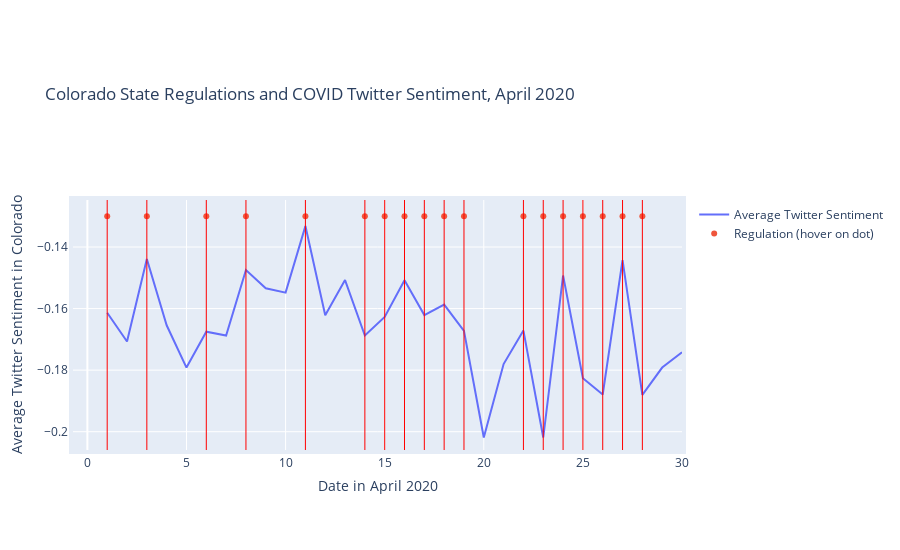

Notebook cell for this chart:
### Markdown cell above
Plotly can give us an interactive version

### Code cell
fig = go.Figure(data=go.Scatter(x=colorado_sentiment['date'], y=colorado_sentiment['sentiment'], name='Average Twitter Sentiment'))

#https://plotly.com/python/horizontal-vertical-shapes/
#https://plotly.com/python/hover-text-and-formatting/#customizing-hover-text-with-plotly-express

#add a dummy variable to plot events
fig.add_trace(go.Scatter(x=colorado_regulations['short_start_date'], y=[-0.13]*len(colorado_regulations), mode='markers', hoverinfo = 'text', hovertemplate ='<b>Regulation(s), %{x}/04/2020</b>:<br>'+'%{text}'+'<extra></extra>', text = colorado_regulations['description'], name='Regulation (hover on dot)'))

for date in start_dates:
    date = int(date)
    fig.add_vline(x=date, line_width=1, line_color="red")

fig.update_layout(
    title="Colorado State Regulations and COVID Twitter Sentiment, April 2020",
    xaxis_title="Date in April 2020",
    yaxis_title="Average Twitter Sentiment in Colorado",
    width=900,
    height=550,
    margin=dict(
        l=50,
        r=50,
        b=100,
        t=200,
        pad=4
    )
    )
fig.show()

### Figure 1 — Plotly figure (JSON) as saved in the notebook; plotly's stock layout.template omitted (floating-point values rounded to 4 significant figures)
{"data": [{"name": "Average Twitter Sentiment", "type": "scatter", "x": [1, 2, 3, 4, 5, 6, 7, 8, 9, 10, 11, 12, 13, 14, 15, 16, 17, 18, 19, 20, 21, 22, 23, 24, 25, 26, 27, 28, 29, 30], "y": [-0.1614, -0.1707, -0.1439, -0.1654, -0.1792, -0.1675, -0.1688, -0.1475, -0.1534, -0.1548, -0.1332, -0.1622, -0.1507, -0.1688, -0.1627, -0.1508, -0.1621, -0.1587, -0.1673, -0.2019, -0.178, -0.1671, -0.2019, -0.1493, -0.1826, -0.1879, -0.1443, -0.1881, -0.1792, -0.1742]}, {"hoverinfo": "text", "hovertemplate": "<b>Regulation(s), %{x}/04/2020</b>:<br>%{text}<extra></extra>", "mode": "markers", "name": "Regulation (hover on dot)", "text": ["United States, on April 1, Colorado Governor signed an Executive Order<br>\"expanding the use of telehealth services. This will increase the<br>capacity of the state’s health care system, help preserve critical<br>personal protective equipment needed for medical professionals on the<br>front lines, and allow Coloradans to meet with a doctor remotely.\"<br>Expires after 30 days unless extended.<br><br>United States, on April<br>1, Colorado Governor signed an Executive Order \"expanding the use of<br>telehealth services. This will increase the capacity of the state’s<br>health care system, help preserve critical personal protective<br>equipment needed for medical professionals on the front lines, and<br>allow Coloradans to meet with a doctor remotely.\" Expires after 30<br>days unless extended.<br><br>United States, \"Colorado securing medical<br>supplies for coronavirus surge since feds can’t keep up, Governor<br>Jared Polis says\" April 1<br><br>United States, \"Colorado securing<br>medical supplies for coronavirus surge since feds can’t keep up,<br>Governor Jared Polis says\" April 1<br><br>United States, \"Colorado<br>securing medical supplies for coronavirus surge since feds can’t keep<br>up, Governor Jared Polis says\" April 1<br><br>United States, Colorado<br>Governor \"orders Hobby Lobby to close all stores in state after<br>retailer defied stay-at-home directive\" April 1", "United States, Colorado Governor asks \"all Colorado residents to wear<br>non-medical cloth face masks when going out in public\" April<br>3<br><br>United States, Colorado Department Public Health and the<br>Environment announced \"Due to the unique issues related to supply<br>chain, financing, contract deadlines, and public need, construction<br>may continue under Governor Polis’ stay-at-home order as long as<br>Social Distancing Requirements are followed on construction worksites\"<br>\"The state suggests reducing crew sizes and possibly deferring non-<br>urgent work to reduce risks\" April 3", "Glenwood Springs, CO:  the Glenwood Springs City Council on April 6<br>voted to order all residents over the age of 2 to wear masks or face<br>coverings while inside any place open to the public, and in outdoor<br>spaces where 6-foot social distancing can’t be maintained. Penalties<br>include fines up to $1,000 and up to a year in jail.", "Initially, the Governor of Colorado, United States, declared a state<br>of emergency March 10. But, the new Executive Order, which was<br>introduced on April 8,  extended it expire thirty (30) days from April<br>8, 2020<br><br>United States, Colorado Governor \"announced new online<br>resources for Coloradans in the form of<br>https://stayathomeco.colorado.gov/ which includes free resources to<br>support Coloradans while they are at home, from wellness, to services,<br>to education, to entertainment and more.\"", "United States, Colorado Governor \"signed an Executive Order today<br>suspending certain regulatory statutes concerning juvenile justice,<br>regional centers, and behavioral health to provide the Colorado<br>Department of Human Services (CDHS) with flexibility to respond to the<br>COVID-19 pandemic.\"", "Colorado, United Stares, Governor \"orders all ski resorts to close for<br>at least a week\" starting March 14<br><br>Colorado, United Stares,<br>Governor \"orders all ski resorts to close for at least a week\"<br>starting March 14<br><br>Colorado, United Stares, Governor \"orders all<br>ski resorts to close for at least a week\" starting March<br>14<br><br>Colorado, United Stares, Governor \"orders all ski resorts to<br>close for at least a week\" starting March 14<br><br>United States,<br>Colorado Supreme Court Chief Justice Nathan Coats orders that \"nearly<br>all Colorado jury trials will be postponed until April and local<br>courts are encouraged to postpone non-essential hearings or hold them<br>by phone\"", "United States, Colorado Governor issues an Executive Order<br>\"temporarily suspends statute concerning bans on open burning to give<br>boards of county commissioners broader discretion and more flexibility<br>to implement restrictions on open burning that will decrease the risk<br>of fire and enable firefighters and other first responders to<br>participate in the COVID-19 response efforts throughout the State.\"<br>April 15", "United Sates, Colorado Governor closes bars and restaurants with the<br>exception of delivery and take away March 16<br><br>United Sates,<br>Colorado Governor closes bars and restaurants with the exception of<br>delivery and take away March 16", "Colorado, United Stares, Governor announced on March 16 that it will<br>\"closes bars, restaurants, theaters and gyms in fight against<br>coronavirus\" starting March 17, effective for 30<br>days.<br><br>Colorado, United Stares, Governor announced on March 16<br>that it will \"closes bars, restaurants, theaters and gyms in fight<br>against coronavirus\" starting March 17, effective for 30<br>days.<br><br>Colorado, United Stares, Governor announced on March 16<br>that it will \"closes bars, restaurants, theaters and gyms in fight<br>against coronavirus\" starting March 17, effective for 30<br>days.<br><br>Colorado, United Stares, Governor announced on March 16<br>that it will \"closes bars, restaurants, theaters and gyms in fight<br>against coronavirus\" starting March 17, effective for 30<br>days.<br><br>United States, Colorado Governor announced on March 16<br>that \"all DMV and Department of Revenue offices will be closed until<br>April 18\" effective March 17.", "United States, Colorado, Denver preparing to use Colorado Convention<br>Center as a hospital beginning April 18.", "United States, Colorado Governor announced on March 18 that the state<br>Department of Public Health and Environment  has issued a public<br>health order that goes into effect March 19 to \"limit all mass<br>gatherings to no more than 10 people for the next 30 days unless<br>otherwise extended\"", "The governor directed all P-12 schools to suspend normal in-person<br>instruction from March 23, 2020 until the end of the scheduled<br>2019-2020 regular school year (May 29th). This Executive Order applies<br>to all students and employees of P-12 schools in the State of<br>Colorado, with the exception of those emergency or other critical<br>personnel designated as essential, or whose presence is otherwise<br>deemed necessary, by the appropriate school official.<br><br>The<br>governor directed all P-12 schools to suspend normal in-person<br>instruction from March 23, 2020 until the end of the scheduled<br>2019-2020 regular school year (May 29th). This Executive Order applies<br>to all students and employees of P-12 schools in the State of<br>Colorado, with the exception of those emergency or other critical<br>personnel designated as essential, or whose presence is otherwise<br>deemed necessary, by the appropriate school official.<br><br>The<br>governor directed all P-12 schools to suspend normal in-person<br>instruction from March 23, 2020 until the end of the scheduled<br>2019-2020 regular school year (May 29th). This Executive Order applies<br>to all students and employees of P-12 schools in the State of<br>Colorado, with the exception of those emergency or other critical<br>personnel designated as essential, or whose presence is otherwise<br>deemed necessary, by the appropriate school official.<br><br>The<br>governor directed all P-12 schools to suspend normal in-person<br>instruction from March 23, 2020 until the end of the scheduled<br>2019-2020 regular school year (May 29th). This Executive Order applies<br>to all students and employees of P-12 schools in the State of<br>Colorado, with the exception of those emergency or other critical<br>personnel designated as essential, or whose presence is otherwise<br>deemed necessary, by the appropriate school official.", "United States, Colorado Governor suspends all nonessential surgeries<br>and medical procedures in order to free up equipment from March 23 to<br>April 14<br><br>United States, Colorado Governor suspends all<br>nonessential surgeries and medical procedures in order to free up<br>equipment from March 23 to April 14. Extended until April 26.", "United States, Colorado Governor Jared Polis ordered \"non-essential<br>businesses to reduce the number of people physically present in the<br>workplace by 50 percent, and more if possible\" March 22<br><br>United<br>States, Colorado Governor Jared Polis ordered \"non-essential<br>businesses to reduce the number of people physically present in the<br>workplace by 50 percent, and more if possible\" March 22<br><br>United<br>States, Colorado Governor issued a statewide \"stay at home\" order,<br>requiring residents to avoid unnecessary travel or mingling with<br>others outside their households. Beginning March 26 until April<br>11.<br><br>United States, Colorado Governor issued a statewide \"stay<br>at home\" order, requiring residents to avoid unnecessary travel or<br>mingling with others outside their households. Beginning March 26<br>until April 26.<br><br>United States, Colorado \"liquor stores and<br>recreational marijuana shops deemed non-essential businesses\" and<br>forced to close March 23", "United States, Colorado governor signs executive order D 2020 015 that<br>authorises \"certain state agencies to issue “emergency rules”<br>extending the expiration dates of licenses and other documents because<br>of coronaviurs. It aims to “limit in-person renewals and enable state<br>agencies to better respond to COVID-19,”\"", "United States, Colorado Governor \"ordering the temporary suspension of<br>certain statutes preventing county clerk and recorder offices from<br>issuing marriage licenses when county clerk and recorder offices are<br>closed to the public due to COVID-19. Extended until April 30. This<br>extension will enable Coloradans to obtain marriage licenses while<br>observing social distancing guidelines and minimizing the risk of<br>spreading COVID-19.\"", "United States, Colorado Governor signs executive order to suspend the<br>personal appearance requirement before notarial officers to perform<br>notarizations for 30 days.<br><br>Wheat Ridge, CO: The first mask<br>mandate in the metro area went into effect April 27, with anyone<br>entering a grocery store or other retail businesses in Wheat Ridge<br>required to wear a non-medical face covering under an order from City<br>Manager Patrick Goff. People who fail to comply can be charged with a<br>misdemeanor, city officials said.The order runs through May<br>30<br><br>As of April 27,2020 in Aspen, CO: The Aspen City Council on<br>April 27 adopted a public health order requiring masks or other cloth,<br>non-medical face coverings be worn by anyone older than 2 inside all<br>businesses and in any outdoor spaces where 6-foot social distancing<br>isn’t possible.", "United States, Colorado Department of Transportation suspended its<br>Bustang and Outrider bus service for all routes throughout the state<br>until at least April 11"], "type": "scatter", "x": ["01", "03", "06", "08", "11", "14", "15", "16", "17", "18", "19", "22", "23", "24", "25", "26", "27", "28"], "y": [-0.13, -0.13, -0.13, -0.13, -0.13, -0.13, -0.13, -0.13, -0.13, -0.13, -0.13, -0.13, -0.13, -0.13, -0.13, -0.13, -0.13, -0.13]}], "layout": {"height": 550, "margin": {"b": 100, "l": 50, "pad": 4, "r": 50, "t": 200}, "shapes": [{"line": {"color": "red", "width": 1}, "type": "line", "x0": 1, "x1": 1, "xref": "x", "y0": 0, "y1": 1, "yref": "y domain"}, {"line": {"color": "red", "width": 1}, "type": "line", "x0": 3, "x1": 3, "xref": "x", "y0": 0, "y1": 1, "yref": "y domain"}, {"line": {"color": "red", "width": 1}, "type": "line", "x0": 6, "x1": 6, "xref": "x", "y0": 0, "y1": 1, "yref": "y domain"}, {"line": {"color": "red", "width": 1}, "type": "line", "x0": 8, "x1": 8, "xref": "x", "y0": 0, "y1": 1, "yref": "y domain"}, {"line": {"color": "red", "width": 1}, "type": "line", "x0": 11, "x1": 11, "xref": "x", "y0": 0, "y1": 1, "yref": "y domain"}, {"line": {"color": "red", "width": 1}, "type": "line", "x0": 14, "x1": 14, "xref": "x", "y0": 0, "y1": 1, "yref": "y domain"}, {"line": {"color": "red", "width": 1}, "type": "line", "x0": 15, "x1": 15, "xref": "x", "y0": 0, "y1": 1, "yref": "y domain"}, {"line": {"color": "red", "width": 1}, "type": "line", "x0": 16, "x1": 16, "xref": "x", "y0": 0, "y1": 1, "yref": "y domain"}, {"line": {"color": "red", "width": 1}, "type": "line", "x0": 17, "x1": 17, "xref": "x", "y0": 0, "y1": 1, "yref": "y domain"}, {"line": {"color": "red", "width": 1}, "type": "line", "x0": 18, "x1": 18, "xref": "x", "y0": 0, "y1": 1, "yref": "y domain"}, {"line": {"color": "red", "width": 1}, "type": "line", "x0": 19, "x1": 19, "xref": "x", "y0": 0, "y1": 1, "yref": "y domain"}, {"line": {"color": "red", "width": 1}, "type": "line", "x0": 22, "x1": 22, "xref": "x", "y0": 0, "y1": 1, "yref": "y domain"}, {"line": {"color": "red", "width": 1}, "type": "line", "x0": 23, "x1": 23, "xref": "x", "y0": 0, "y1": 1, "yref": "y domain"}, {"line": {"color": "red", "width": 1}, "type": "line", "x0": 24, "x1": 24, "xref": "x", "y0": 0, "y1": 1, "yref": "y domain"}, {"line": {"color": "red", "width": 1}, "type": "line", "x0": 25, "x1": 25, "xref": "x", "y0": 0, "y1": 1, "yref": "y domain"}, {"line": {"color": "red", "width": 1}, "type": "line", "x0": 26, "x1": 26, "xref": "x", "y0": 0, "y1": 1, "yref": "y domain"}, {"line": {"color": "red", "width": 1}, "type": "line", "x0": 27, "x1": 27, "xref": "x", "y0": 0, "y1": 1, "yref": "y domain"}, {"line": {"color": "red", "width": 1}, "type": "line", "x0": 28, "x1": 28, "xref": "x", "y0": 0, "y1": 1, "yref": "y domain"}], "title": {"text": "Colorado State Regulations and COVID Twitter Sentiment, April 2020"}, "width": 900, "xaxis": {"title": {"text": "Date in April 2020"}}, "yaxis": {"title": {"text": "Average Twitter Sentiment in Colorado"}}}}
